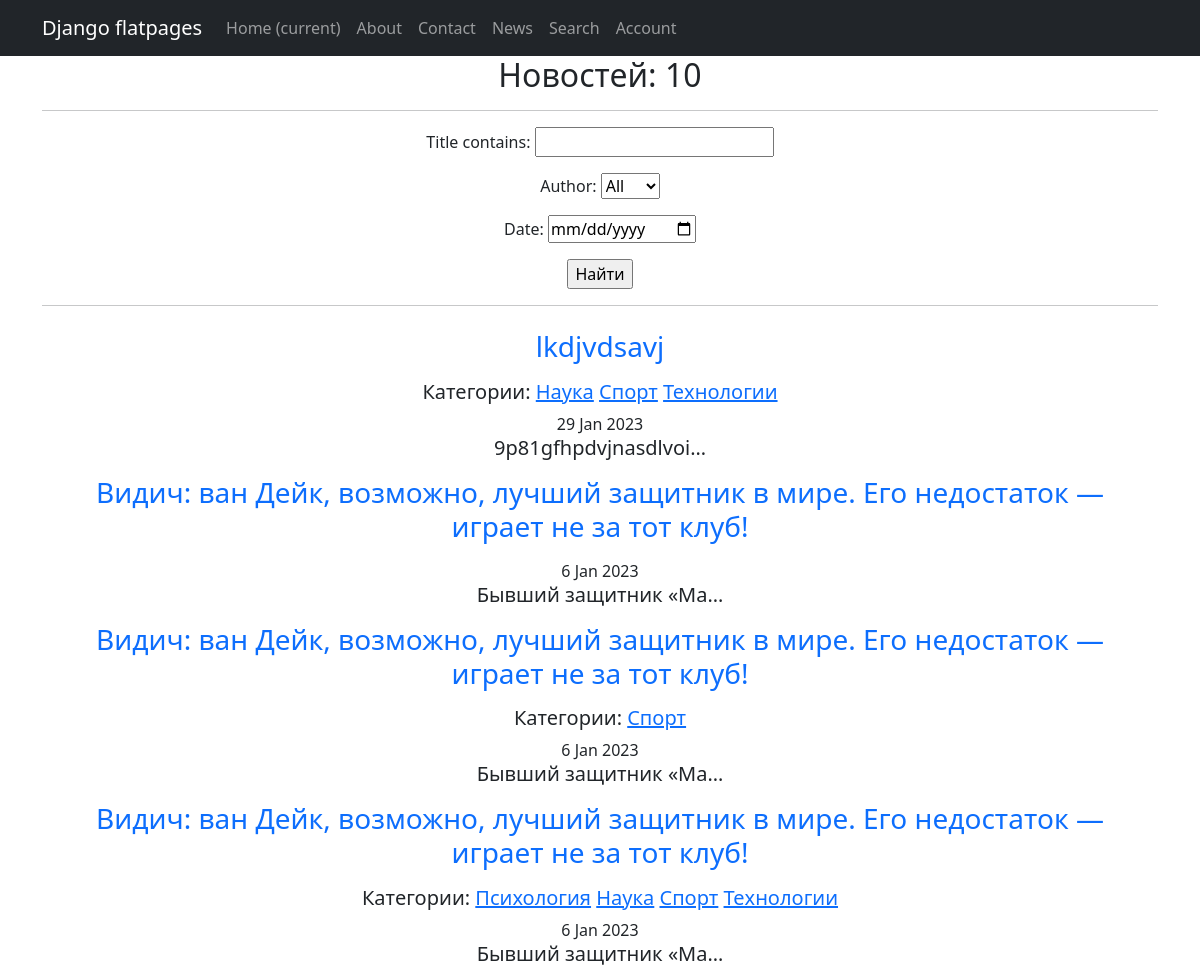
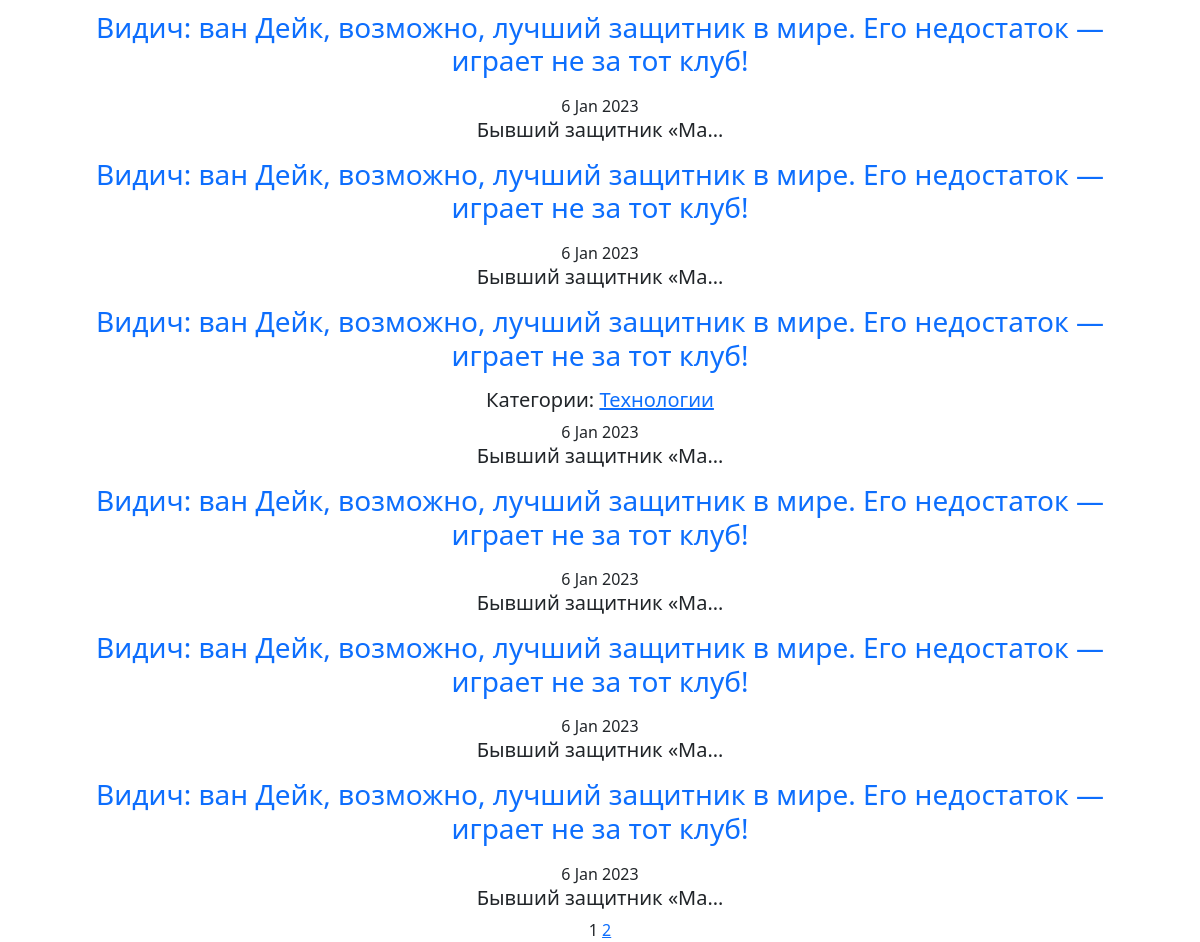
Page /news/search/ on the earlier database version (2 pictures, top to bottom).
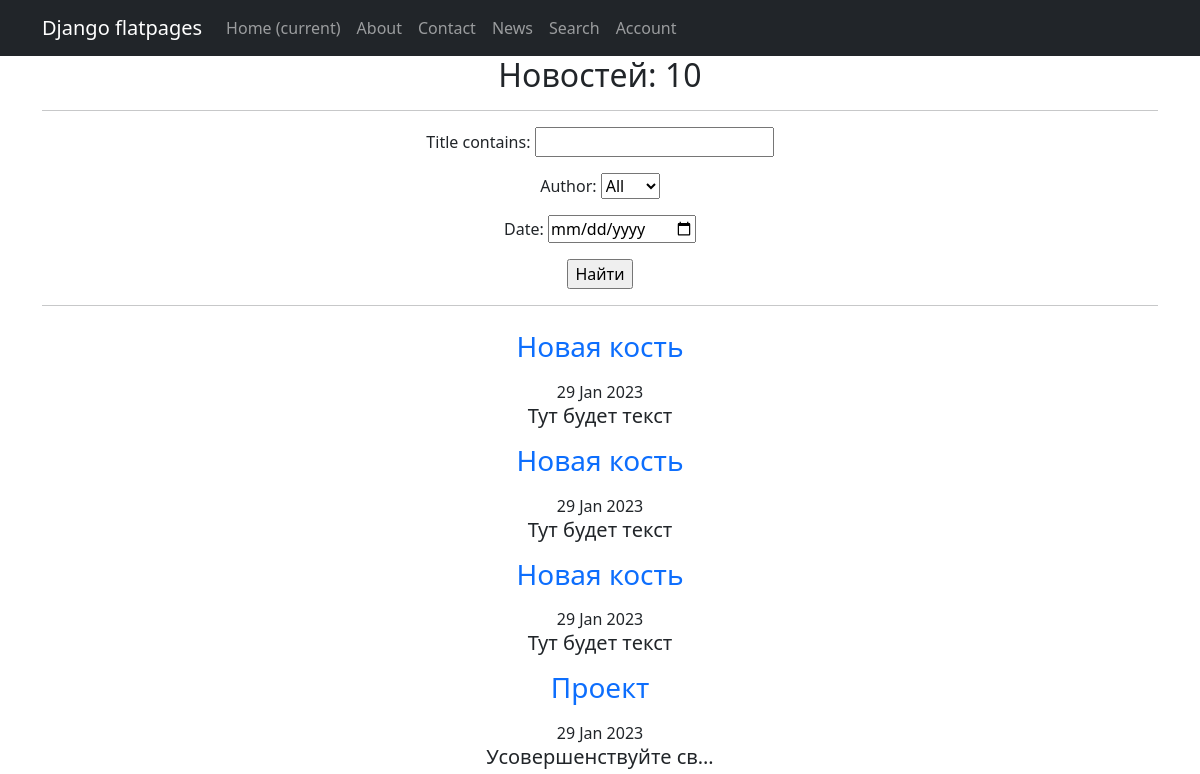
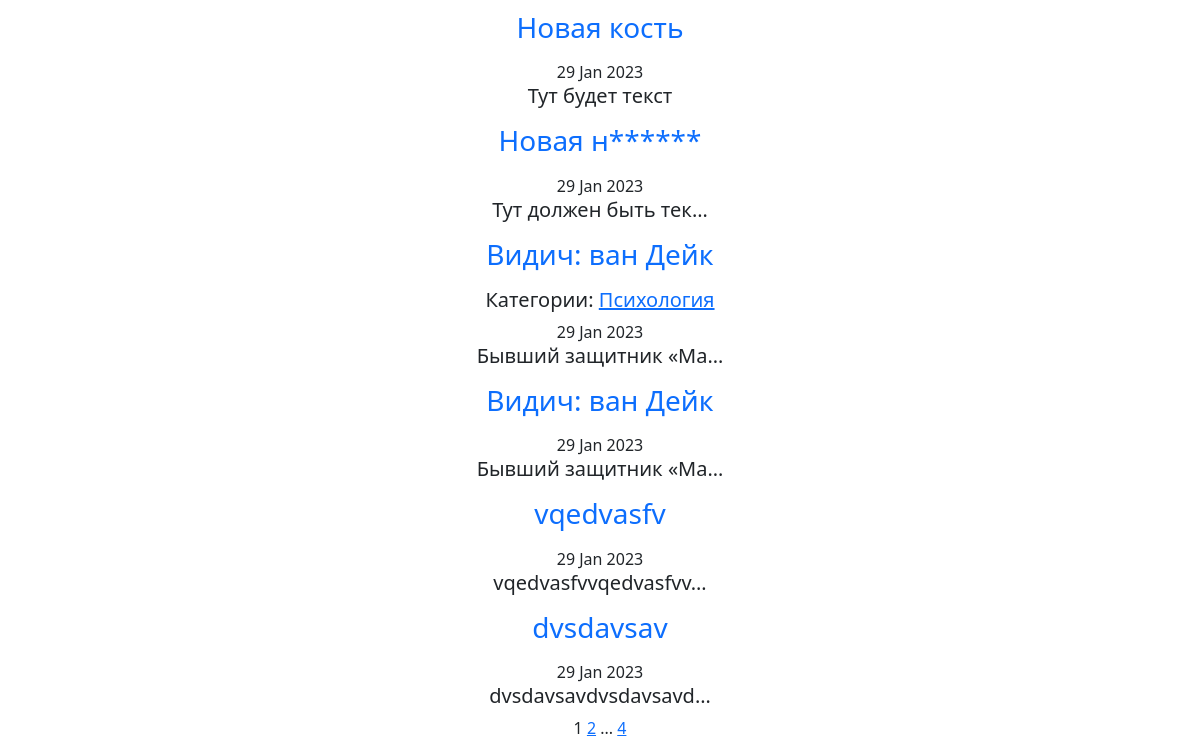
Same page on the later database version (2 pictures, top to bottom).
### news/models.py (models this page shows, shortened)
class Post(models.Model):
    author = models.ForeignKey(Author, on_delete=models.CASCADE)
    type = models.CharField(max_length=10, choices=TYPES, default='article')
    time_in = models.DateTimeField(auto_now_add=True)
    category = models.ManyToManyField(Category, through='PostCategory')
    title = models.CharField(max_length=255)
    text = models.TextField()
    rating = models.IntegerField(default=0)

class Category(models.Model):
    name = models.CharField(max_length=127, unique=True)
    subscribers = models.ManyToManyField(User, blank=True, null=True, related_name='categories')
    def __str__(self):
        return f'{self.name}'

### news/views.py (the view)
# urls.py: path('news/search/', SearchList.as_view(), name='post_search'),
class SearchList(ListView):
    model = Post
    ordering = '-time_in'
    template_name = 'news_search.html'
    context_object_name = 'news'
    paginate_by = 10
    def get_queryset(self):
        queryset = super().get_queryset()
        self.filterset = PostFilter(self.request.GET, queryset)
        return self.filterset.qs
    def get_context_data(self, **kwargs):
        context = super().get_context_data(**kwargs)
        context['filterset'] = self.filterset
        return context

### news/models.py (called while the page is built)
    def __str__(self):
        return f'{self.user}'

### news/templatetags/custom_filters.py (called while the page is built)
@register.filter()
def censor(text):
    non_cens = ['редиска', 'овечкин', 'новость', 'это', 'что', 'год']
    try:
        if not isinstance(text, str):
            raise CensorException('Error')
        for word in non_cens:
            text = re.sub(word, word[0] + '*' * (len(word) - 1), text)
            title_word = word.title()
            text = re.sub(title_word, title_word[0] + '*' * (len(word) - 1), text)
        return text
    except CensorException as e:
        print(e)

### news/templatetags/custom_tags.py (called while the page is built)
@register.simple_tag(takes_context=True)
def url_replace(context, **kwargs):
   d = context['request'].GET.copy()
   for k, v in kwargs.items():
       d[k] = v
   return d.urlencode()

### templates/news_search.html (shortened to what this page needs)
{% extends 'flatpages/default.html' %}
{% load custom_filters %}
{% load custom_tags %}
{% block content %}
    <h2>Новостей: {{ news|length }}</h2>
    <hr>
    <form action="" method="get">
       {{ filterset.form.as_p }}
       <input type="submit" value="Найти" />
    </form>
    <hr>
    {% if news %}
        {% for new in news %}
            <a class="nav-link" href="/news/{{new.id}}"><h3>{{ new.title|censor }}</h3></a>
            {% if new.category.all %}
                <h5>Категории:
                    {% for category in new.category.all %}
                        <a href="{% url 'category_list' category.id %}">{{category}}</a>
                    {% endfor %}
                </h5>
            {% endif %}
            <time>{{ new.time_in|date:'j M Y' }}</time>
            <h5>{{ new.text|censor|truncatechars:20 }}</h5>
        {% endfor %}
    {% else %}
        <h4>Новостей нет!</h4>
    {% endif %}
    {{ page_obj.number }}
    {% if page_obj.has_next %}
       <a href="?{% url_replace page=page_obj.next_page_number %}">{{ page_obj.next_page_number }}</a>
       {% if paginator.num_pages != page_obj.next_page_number %}
           ...
           <a href="?{% url_replace page=page_obj.paginator.num_pages %}">{{ page_obj.paginator.num_pages }}</a>
       {% endif %}
   {% endif %}
{% endblock content %}

Differences in the rows shown:
no longer on this page (row unchanged): Post: title|censor "lkdjvdsavj", time_in "29 Jan 2023", text|censor "9p81gfhpdvjnasdlvoi…"
no longer on this page (row unchanged): Category: name "Наука"
no longer on this page (row unchanged): Category: name "Спорт"
no longer on this page (row unchanged): Category: name "Технологии"
no longer on this page (row unchanged): Post: title|censor "Видич: ван Дейк, возможно, лучший защитник в мире. Его недостаток — играет не за тот клуб!", time_in "6 Jan 2023", text|censor "Бывший защитник «Ма…"
no longer on this page (row unchanged): Post: title|censor "Видич: ван Дейк, возможно, лучший защитник в мире. Его недостаток — играет не за тот клуб!", time_in "6 Jan 2023", text|censor "Бывший защитник «Ма…"
no longer on this page (row unchanged): Post: title|censor "Видич: ван Дейк, возможно, лучший защитник в мире. Его недостаток — играет не за тот клуб!", time_in "6 Jan 2023", text|censor "Бывший защитник «Ма…", Category (name "Психология")
no longer on this page (row unchanged): Post: title|censor "Видич: ван Дейк, возможно, лучший защитник в мире. Его недостаток — играет не за тот клуб!", time_in "6 Jan 2023", text|censor "Бывший защитник «Ма…"
no longer on this page (row unchanged): Post: title|censor "Видич: ван Дейк, возможно, лучший защитник в мире. Его недостаток — играет не за тот клуб!", time_in "6 Jan 2023", text|censor "Бывший защитник «Ма…"
no longer on this page (row unchanged): Post: title|censor "Видич: ван Дейк, возможно, лучший защитник в мире. Его недостаток — играет не за тот клуб!", time_in "6 Jan 2023", text|censor "Бывший защитник «Ма…"
no longer on this page (row unchanged): Post: title|censor "Видич: ван Дейк, возможно, лучший защитник в мире. Его недостаток — играет не за тот клуб!", time_in "6 Jan 2023", text|censor "Бывший защитник «Ма…"
no longer on this page (row unchanged): Post: title|censor "Видич: ван Дейк, возможно, лучший защитник в мире. Его недостаток — играет не за тот клуб!", time_in "6 Jan 2023", text|censor "Бывший защитник «Ма…"
no longer on this page (row unchanged): Post: title|censor "Видич: ван Дейк, возможно, лучший защитник в мире. Его недостаток — играет не за тот клуб!", time_in "6 Jan 2023", text|censor "Бывший защитник «Ма…"
added Post: title|censor "Новая кость", time_in "29 Jan 2023", text|censor "Тут будет текст"
added Post: title|censor "Новая кость", time_in "29 Jan 2023", text|censor "Тут будет текст"
added Post: title|censor "Новая кость", time_in "29 Jan 2023", text|censor "Тут будет текст"
added Post: title|censor "Проект", time_in "29 Jan 2023", text|censor "Усовершенствуйте св…"
added Post: title|censor "Новая кость", time_in "29 Jan 2023", text|censor "Тут будет текст"
added Post: title|censor "Новая н******", time_in "29 Jan 2023", text|censor "Тут должен быть тек…"
added Post: title|censor "Видич: ван Дейк", time_in "29 Jan 2023", text|censor "Бывший защитник «Ма…", Category (name "Психология")
added Post: title|censor "Видич: ван Дейк", time_in "29 Jan 2023", text|censor "Бывший защитник «Ма…"
added Post: title|censor "vqedvasfv", time_in "29 Jan 2023", text|censor "vqedvasfvvqedvasfvv…"
added Post: title|censor "dvsdavsav", time_in "29 Jan 2023", text|censor "dvsdavsavdvsdavsavd…"
Other differences:
{{ page_obj.paginator.num_pages }}: (not shown) → "4"
